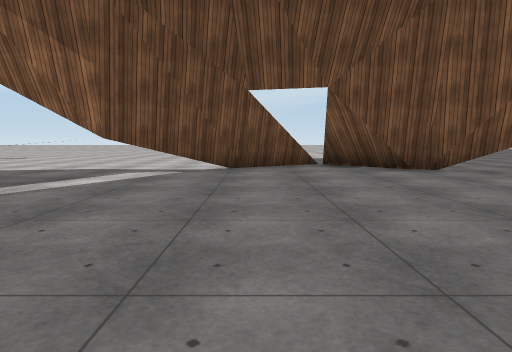
[1] (above)

12 first-person views from a walk through a scene from a Unity 3-D project. The camera is 1.2 m above the floor, tilts 6° down and sees 75° across. The floor is counted in squares, 2 m on a side. Each view is taken from the middle of a square. On the plan, view 1 faces up. The plan holds only what a view shows up to about 10 squares ahead; the rest is blank. The place goes on beyond the plan. Surface patterns are stand-ins for the level's own textures.

[2]
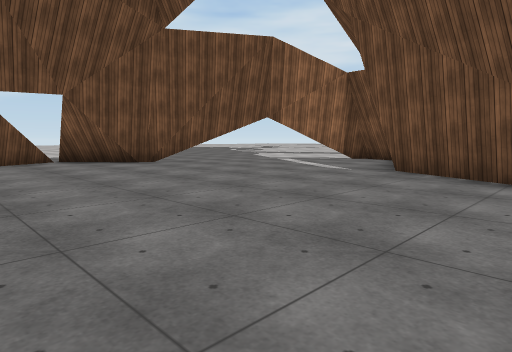

[3]
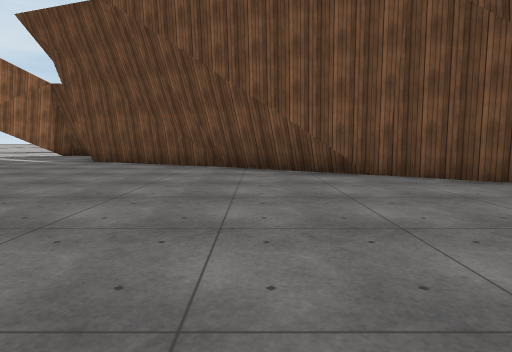

[4]
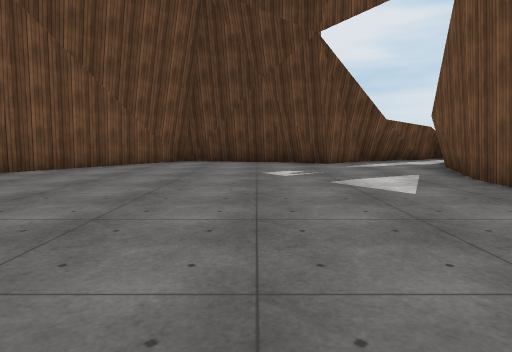

[5]
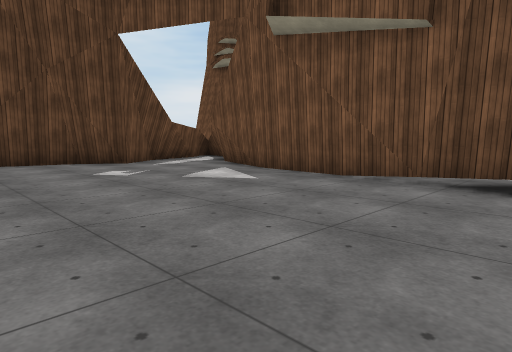

[6]
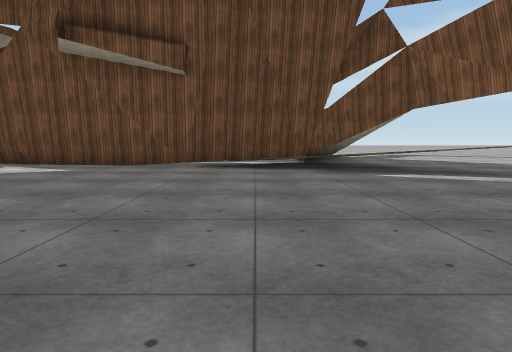

[7]
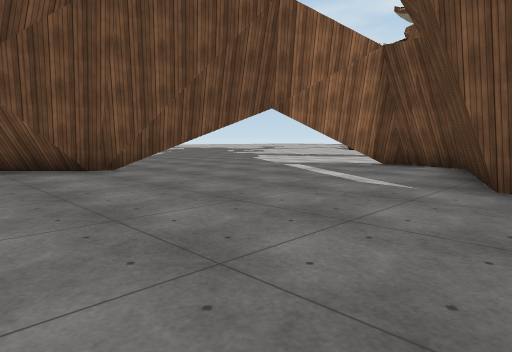

[8]
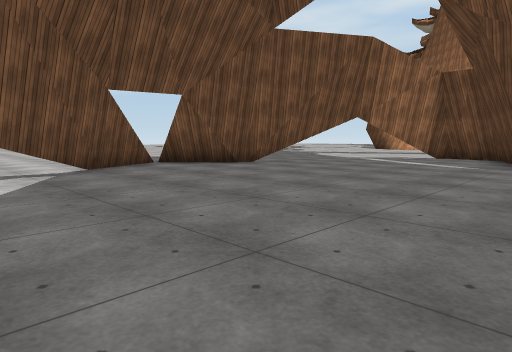

[9]
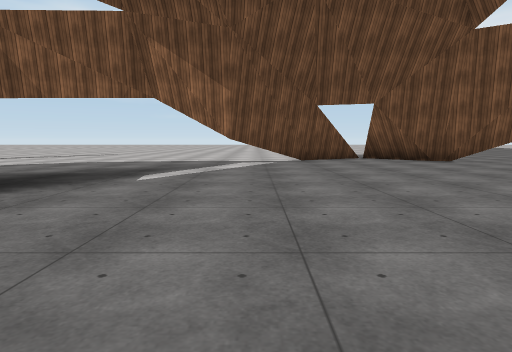

[10]
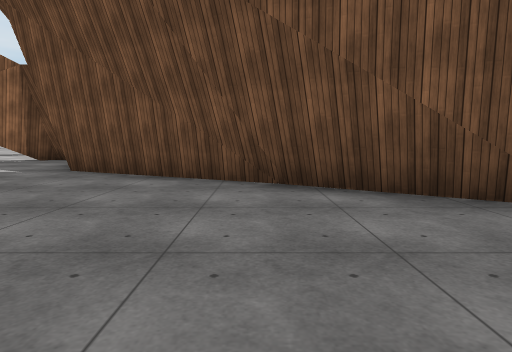

[11]
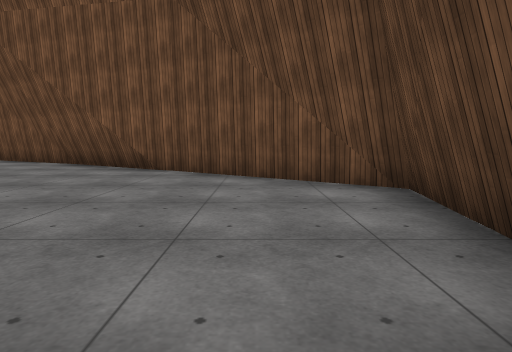

[12]
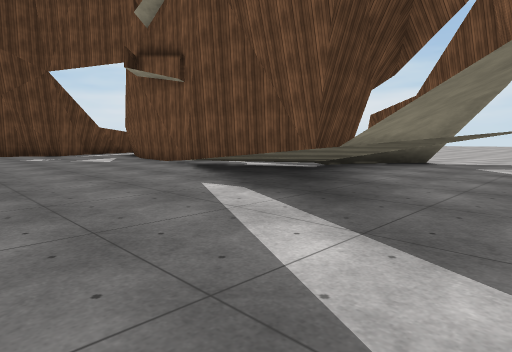

### Floor plan
Key: @ floor where view 1 was taken; # wall or solid block; . floor; = window, fence, low wall or low ledge; ^ raised ledge; T thing the floor can be seen under or through.
Columns run from 12 left of view 1 to 8 right of it. Each row starts with its distance up from view 1.
 11            ..
 10      ........
  9      .......     ...
  8       ......T##. ...
  7    .......TTT.##T....
  6    ......TT.....TT...
  5  .......TT........ ..
  4 .......#^...........#
  3 ..##TTT =............
  2   =#TT =............#
  1    #.T T..........##=
  0     .T .....@....##
 -1     ..T..........#
 -2      .T.........#=
 -3       #........##
 -4       #........#
 -5       #.......##
 -6      # .......#
 -7      #.......##
 -8      #......##
 -9      #####.##
-10     ###  =##

Where each view was taken, in squares from view 1:
view 1: 0 up, 0 right, facing up
view 2: 2 down, 1 left, facing up-right
view 3: 4 down, 4 left, facing right
view 4: 0 up, 3 left, facing down
view 5: 0 up, 1 left, facing down-left
view 6: 0 up, 2 right, facing left
view 7: 0 up, 1 right, facing up-right
view 8: 0 up, 3 left, facing up-right
view 9: 3 down, 2 left, facing up
view 10: 3 down, 1 left, facing right
view 11: 8 down, 5 left, facing right
view 12: 6 up, 1 left, facing down-left
